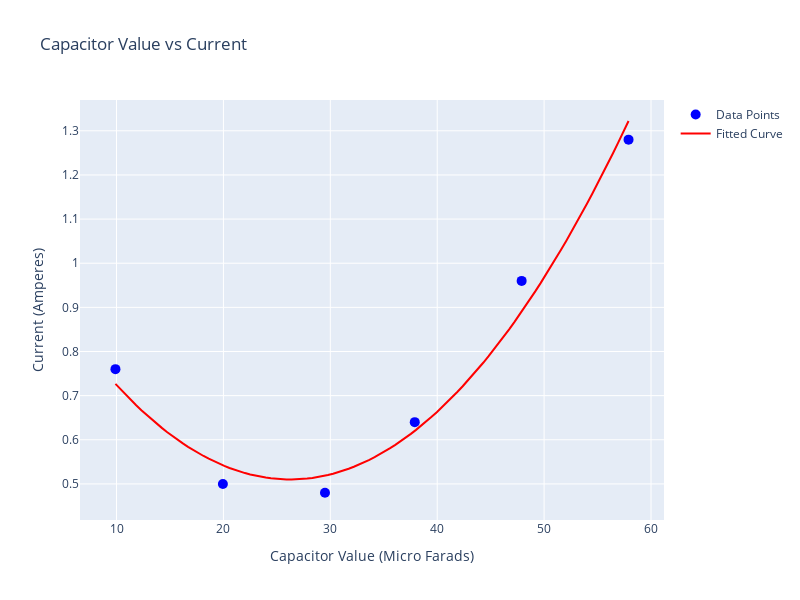

Notebook source saved alongside this figure:
### Code cell
# fitted curve for capacitor values vs Current values

def fit_curve(x, y):
    # Fit a polynomial of degree 2 to the data
    coefficients = np.polyfit(x, y, 2)
    polynomial = np.poly1d(coefficients)
    return polynomial

# Fit the curve
fitted_curve = fit_curve(capacitor_values, current_values)

# Generate x values for the fitted curve
x_fit = np.linspace(min(capacitor_values), max(capacitor_values), 100)

# Generate y values using the fitted curve
y_fit = fitted_curve(x_fit)

# Create the plot
fig = go.Figure()
fig.add_trace(go.Scatter(
    x=capacitor_values,
    y=current_values,
    mode='markers',
    name='Data Points',
    marker=dict(size=10, color='blue')
))

fig.add_trace(go.Scatter(
    x=x_fit,
    y=y_fit,
    mode='lines',
    name='Fitted Curve',
    line=dict(color='red', width=2)
))

fig.update_layout(
    title='Capacitor Value vs Current',
    xaxis_title='Capacitor Value (Micro Farads)',
    yaxis_title='Current (Amperes)',
    showlegend=True,
    width=800,
    height=600
)

fig.show()

### Figure 1 — Plotly figure (JSON) as saved in the notebook; plotly's stock layout.template omitted (floating-point values rounded to 4 significant figures)
{"data": [{"marker": {"color": "blue", "size": 10}, "mode": "markers", "name": "Data Points", "type": "scatter", "x": [9.9, 19.95, 29.5, 37.9, 47.9, 57.9], "y": [0.76, 0.5, 0.48, 0.64, 0.96, 1.28]}, {"line": {"color": "red", "width": 2}, "mode": "lines", "name": "Fitted Curve", "type": "scatter", "x": [9.9, 10.38, 10.87, 11.35, 11.84, 12.32, 12.81, 13.29, 13.78, 14.26, 14.75, 15.23, 15.72, 16.2, 16.69, 17.17, 17.66, 18.14, 18.63, 19.11, 19.6, 20.08, 20.57, 21.05, 21.54, 22.02, 22.51, 22.99, 23.48, 23.96, 24.45, 24.93, 25.42, 25.9, 26.38, 26.87, 27.35, 27.84, 28.32, 28.81, 29.29, 29.78, 30.26, 30.75, 31.23, 31.72, 32.2, 32.69, 33.17, 33.66, 34.14, 34.63, 35.11, 35.6, 36.08, 36.57, 37.05, 37.54, 38.02, 38.51, 38.99, 39.48, 39.96, 40.45, 40.93, 41.42, 41.9, 42.38, 42.87, 43.35, 43.84, 44.32, 44.81, 45.29, 45.78, 46.26, 46.75, 47.23, 47.72, 48.2, 48.69, 49.17, 49.66, 50.14, 50.63, 51.11, 51.6, 52.08, 52.57, 53.05, 53.54, 54.02, 54.51, 54.99, 55.48, 55.96, 56.45, 56.93, 57.42, 57.9], "y": [0.7266, 0.7139, 0.7016, 0.6897, 0.6782, 0.6671, 0.6564, 0.646, 0.636, 0.6264, 0.6172, 0.6083, 0.5999, 0.5918, 0.5841, 0.5768, 0.5698, 0.5633, 0.5571, 0.5513, 0.5459, 0.5409, 0.5362, 0.5319, 0.528, 0.5245, 0.5214, 0.5187, 0.5163, 0.5143, 0.5127, 0.5115, 0.5106, 0.5102, 0.5101, 0.5104, 0.5111, 0.5122, 0.5136, 0.5154, 0.5176, 0.5202, 0.5232, 0.5265, 0.5303, 0.5344, 0.5389, 0.5437, 0.549, 0.5546, 0.5607, 0.5671, 0.5738, 0.581, 0.5885, 0.5965, 0.6048, 0.6134, 0.6225, 0.6319, 0.6418, 0.652, 0.6626, 0.6735, 0.6849, 0.6966, 0.7087, 0.7212, 0.7341, 0.7474, 0.761, 0.775, 0.7894, 0.8042, 0.8194, 0.8349, 0.8508, 0.8671, 0.8838, 0.9009, 0.9183, 0.9362, 0.9544, 0.9729, 0.9919, 1.011, 1.031, 1.051, 1.072, 1.092, 1.114, 1.135, 1.157, 1.18, 1.203, 1.226, 1.249, 1.273, 1.298, 1.322]}], "layout": {"height": 600, "showlegend": true, "title": {"text": "Capacitor Value vs Current"}, "width": 800, "xaxis": {"title": {"text": "Capacitor Value (Micro Farads)"}}, "yaxis": {"title": {"text": "Current (Amperes)"}}}}
